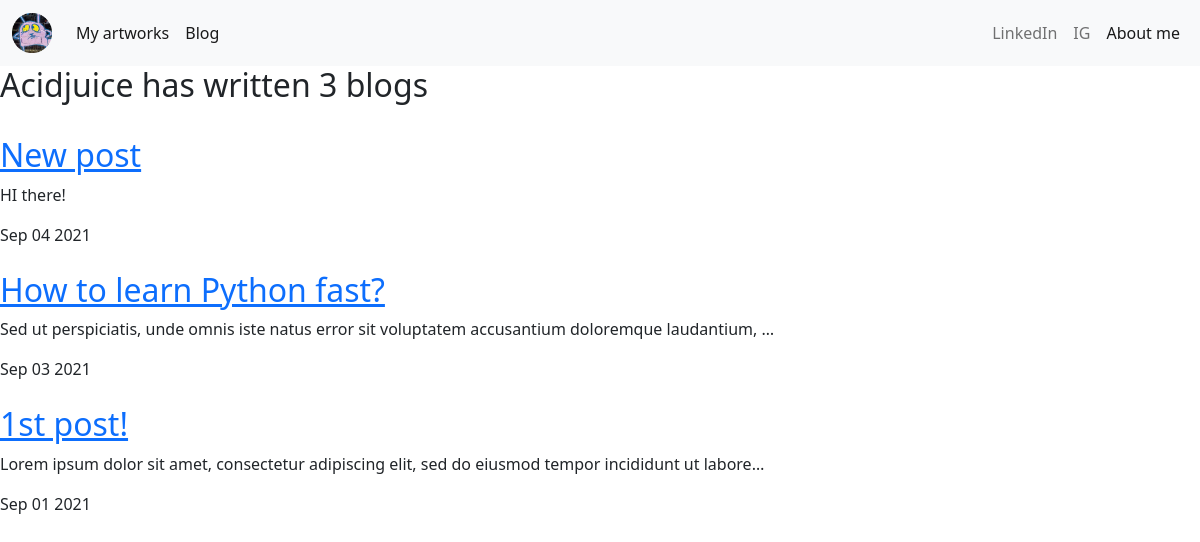
Screenshot of /blog/ with the database file from the repository.
### blog/models.py (models this page shows, shortened)
class Blog(models.Model):
    title = models.CharField(max_length=200)
    text = models.TextField()
    url = models.URLField(blank=True)
    date = models.DateField()

### blog/views.py (the view)
# urls.py: path('', views.all_blogs, name='all_blogs'),
def all_blogs(request):
    blogs = Blog.objects.order_by('-date')[:5]
    return render(request, 'blog/all_blogs.html', {'blogs':blogs})

### blog/templates/blog/all_blogs.html (shortened to what this page needs)
{% extends 'portfolio/base.html' %}
{% block content %}
<h2>Acidjuice has written {{ blogs.count }} blog{{ blogs.count | pluralize }}</h2>
{% for blog in blogs %}
<br>
<a href="{% url 'blog:detail' blog.id %}"><h2>{{ blog.title }}</h2></a>
<p>{{ blog.text|striptags|truncatechars:100 }}</p>
{{ blog.date|date:'M d Y' }}
<br>
{% endfor %}
{% endblock %}

### rows the page displays
Blog: title "New post", text "HI there!", date "Sep 04 2021"
Blog: title "How to learn Python fast?", text "Sed ut perspiciatis, unde omnis iste natus error sit voluptatem accusantium doloremque laudantium, …", date "Sep 03 2021"
Blog: title "1st post!", text "Lorem ipsum dolor sit amet, consectetur adipiscing elit, sed do eiusmod tempor incididunt ut labore…", date "Sep 01 2021"

### other values shown
{{ blogs.count }} "3"
{{ blogs.count | pluralize }} "s"
